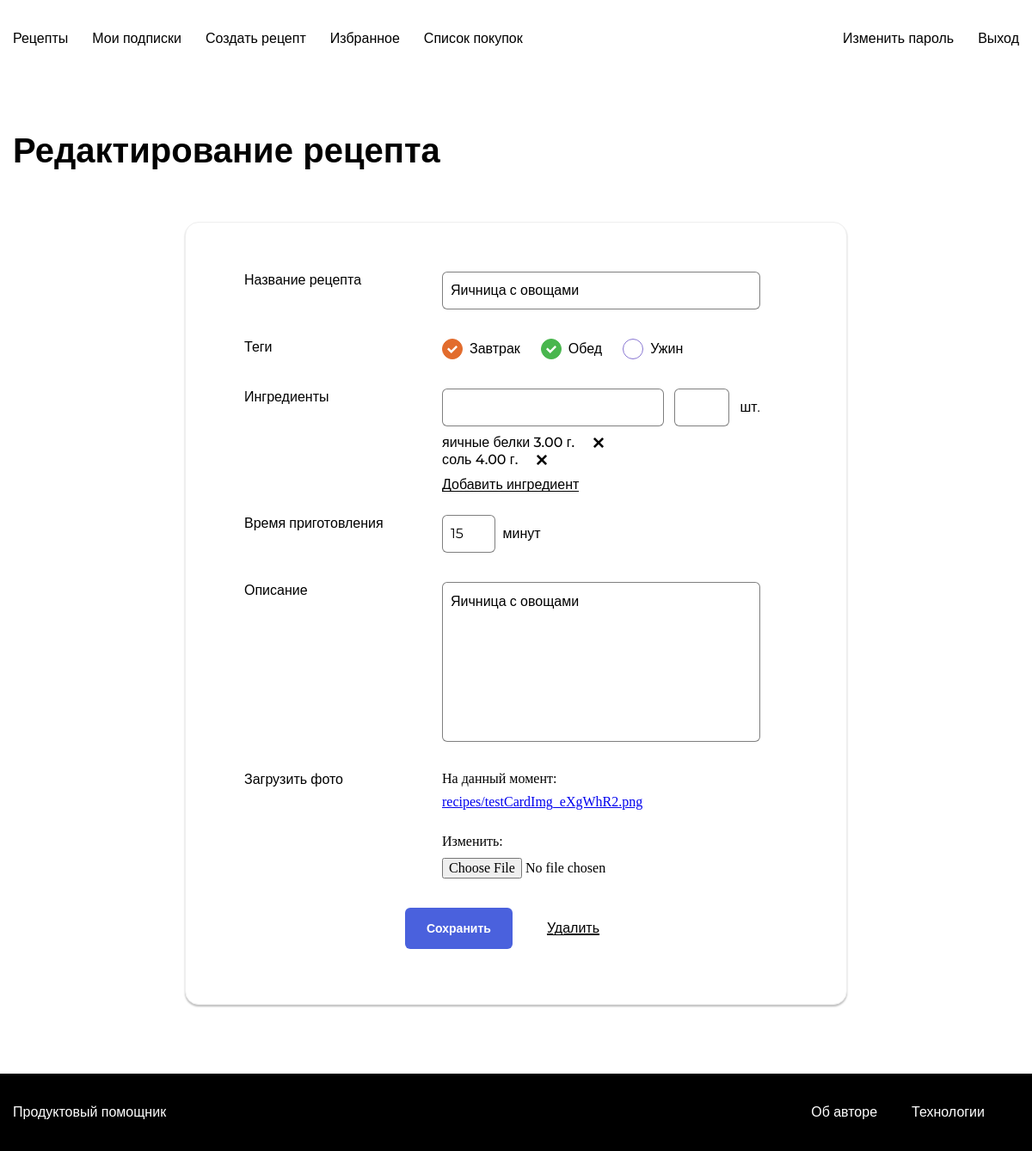
Screenshot of /recipes/yaichnitsa-s-ovoschami/edit/ (signed in) with the database file from the repository.
### recipes/models.py (models this page shows, shortened)
class Recipe(models.Model):
    author = models.ForeignKey(
        User,
        verbose_name='Автор',
        on_delete=models.CASCADE,
        related_name='recipes',
        help_text='Выберите автора рецепта'
    )
    title = models.CharField(
        max_length=200,
        unique=True,
        verbose_name='Название рецепта',
        help_text='Укажите название рецепта'
    )
    description = models.TextField(
        verbose_name='Описание',
        help_text='Укажите подробное описание рецепта',
    )
    file = models.ImageField(
        verbose_name='Загрузить фото',
        help_text='Загрузите фото приготовленного рецепта',
        upload_to='recipes/'
    )
    ingredients = models.ManyToManyField(
        Ingredient,
        verbose_name='Ингредиенты',
        through='IngredientRecipe',
        help_text='Выберите один или несколько ингредиентов',
        related_name='recipes'
    )
    tags = models.ManyToManyField(
        Tag,
        help_text='Выберите один или несколько ингредиентов тегов',
        verbose_name='Теги',
        related_name='recipes'
    )
    cooking_time = models.IntegerField(
        validators=[MinValueValidator(limit_value=1)],
        verbose_name='Время приготовления',
        help_text='Время приготовления в минутах'
    )
    slug = models.SlugField(
        verbose_name='Ссылка',
        auto_created=True,
        help_text=(
            'Заполняется автоматически по названию рецепта'
        )
    )
    pub_date = models.DateTimeField(
        verbose_name='Дата публикации',
        auto_now_add=True,
    )
    class Meta:
        verbose_name = 'Рецепт'
        verbose_name_plural = 'Рецепты'
        ordering = ('-pub_date',)

class Tag(models.Model):
    name = models.CharField(
        verbose_name='Имя',
        help_text='Введите имя тега',
        max_length=50,
        unique=True
    )
    color = models.CharField(
        verbose_name='Цвет',
        help_text='Введите цвет для тега',
        max_length=50
    )
    slug = models.SlugField(
        verbose_name='Тег',
        auto_created=True,
        help_text='Введите слаг для тега',
        unique=True
    )
    class Meta:
        verbose_name = 'Тег'
        verbose_name_plural = 'Теги'
        ordering = ('name',)

class IngredientRecipe(models.Model):
    ingredient = models.ForeignKey(
        Ingredient,
        verbose_name='Название',
        on_delete=models.CASCADE,
        related_name='ingredientsrecipe'
    )
    recipe = models.ForeignKey(
        Recipe,
        verbose_name='Рецепт',
        on_delete=models.CASCADE,
        related_name='ingredientsrecipe'
    )
    amount = models.DecimalField(
        verbose_name='Количество',
        max_digits=10,
        decimal_places=2,
        validators=[MinValueValidator(float('0.01'))]
    )

class Ingredient(models.Model):
    title = models.CharField(
        max_length=200,
        verbose_name='Название',
        help_text='Введите название ингредиента',
    )
    dimension = models.CharField(
        max_length=50,
        verbose_name='Единица измерения',
        help_text='Введите единицу измерения',
    )
    class Meta:
        verbose_name = 'Ингредиент'
        verbose_name_plural = 'Ингредиенты'

### recipes/views.py (the view)
@login_required
def recipe_edit(request, slug):
    recipe = get_object_or_404(
        Recipe.objects,
        slug=slug
    )
    is_author = recipe.author == request.user
    form = RecipeForm(
        data=request.POST or None,
        files=request.FILES or None,
        instance=recipe
    )
    ingredientsrecipe = recipe.ingredientsrecipe.all()
    if form.is_valid():
        save_recipe(request, form)
        return redirect(
            'recipe_view',
            recipe.slug,
        )
    return render(request, 'formRecipe.html', {
        'form': form,
        'recipe': recipe,
        'ingredientsrecipe': ingredientsrecipe,
        'is_author': is_author
    })

### recipes/forms.py (shortened to what this page needs)
class RecipeForm(forms.ModelForm):
    tags = forms.ModelMultipleChoiceField(
        queryset=Tag.objects.all(),
        to_field_name='slug'
    )
    class Meta:
        model = Recipe
        fields = (
            'title', 'cooking_time', 'description', 'file'
        )
        exclude = ('author', 'pub_date',)
        widgets = {
            'description': forms.Textarea(attrs={'rows': 8}),
        }

### users/templatetags/user_filters.py (called while the page is built)
@register.filter
def addclass(field, css):
    return field.as_widget(attrs={"class": css})

### templates/formRecipe.html (shortened to what this page needs)
{% extends "base.html" %}
{% load static %}
{% block styles %}
<link rel="stylesheet" href="{% static 'pages/form.css' %}">
{% endblock %}
{% block header %}
  {% if is_author %}
    Редактирование рецепта
  {% else %}
    Создание рецепта
  {% endif %}
{% endblock %}
{% block main_content %}
{% load user_filters %}
<div class="form-container">
  <form class="form" method="post" enctype="multipart/form-data">
    <div class="form__group">
      <label for="id_name" class="form__label">
          {{ form.title.field.label }}
      </label>
      <div class="form__field-group">
        {{ form.title|addclass:"form__input" }}
      </div>
    </div>
    <div class="form__group">
      <p class="form__label">Теги
      </p>
      <div class="form__field-group">
        <div class="tags">
          {% for tag in form.tags.field.choices.queryset.all %}
          <div class="tags__item">
            <input type="checkbox" name="tags" value = "{{ tag.slug }}" id="{{ tag.id }}"
            class="tags__checkbox tags__checkbox_style_{{ tag.color }}"
            {% if tag in form.instance.tags.all %} checked {% endif %}/>
            <label for="id_{{ tag.slug }}" class="tags__label">
                {{ tag.name }}
            </label>
          </div>
          {% endfor %}
        </div>
      </div>
    </div>
    <div class="form__group">
      <label for="nameIngredient" class="form__label">
        Ингредиенты
      </label>
        <div class="form__field-group">
          <div class="form__field-group-ingredientes">
            <div class="form__dropdown">
                <input type="text" id="nameIngredient" class="form__input">
            </div>
            <input type="number" id="cantidad" class="form__input" min="0">
            <label for="cantidad" class="form__label" id="cantidadVal">шт.</label>
          </div>
          <div class="form__field-group-ingredientes-container">
            {% if is_author %}
            {% for ingredient in ingredientsrecipe %}
              <div class="form__field-item-ingredient" id="ing_{{ forloop.counter }}">
                <span>
                  {{ ingredient.ingredient.title }} {{ ingredient.amount }} {{ ingredient.ingredient.dimension }}.
                </span>
                <span class="form__field-item-delete"></span>
              </div>
            {% endfor %}
            {% endif %}
          </div>
          <span class="form__ingredient-link" id="addIng">
            Добавить ингредиент
          </span>
        </div>
    </div>
    <div class="form__group">
      <label for="id_time" class="form__label">
        {{ form.cooking_time.field.label }}
      </label>
      <div class="form__field-group form__field-group_time">
        {{ form.cooking_time|addclass:"form__input" }}
        <label for="id_time" class="form__label">минут</label>
      </div>
    </div>
    <div class="form__group">
        <label for="id_description" class="form__label">
            {{ form.description.field.label }}
        </label>
        <div class="form__field-group">
            {{ form.description|addclass:"form__textarea" }}
        </div>
    </div>
    {% if is_author %}
        <div class="form__group">
            <span class="form__label">
                {{ form.file.field.label }}
            </span>
            <div class="form__field-group">
                {{ form.file }}
            </div>
        </div>
        <div class="form__footer">
            <button type="submit" class="button button_style_blue">
                Сохранить
            </button>
            <a style="margin-left: 2.5em"
            href="{% url 'recipe_delete' recipe.slug %}"
            class="form__ingredient-link">
                Удалить
            </a>
        </div>
    {% endif %}
  </form>
</div>
{% endblock %}

### static/pages/form.css (style rules this page uses)
* { box-sizing: border-box; }
html, body { min-height: 100%; }

### static/blocks/body/body.css (style rules this page uses)
.body { display: flex; flex-direction: column; }

### static/blocks/button/button.css (style rules this page uses)
.button { font-family: 'Montserrat', sans-serif; font-style: normal; font-weight: 600; font-size: 14px; background: none; border-radius: 6px; padding: 12px 24px; height: 48px; line-height: 1; text-decoration: none; border: 1px solid transparent; transition: background 0.2s; outline: none; user-select: none; cursor: pointer; width: max-content; }

### static/blocks/button/_style/button_style_blue.css (style rules this page uses)
.button_style_blue { background: #4A61DD; color: #FFFFFF; transition: background 0.2s; }

### static/blocks/form-container/form-container.css (style rules this page uses)
.form-container { display: flex; align-items: center; justify-content: center; margin-top: 59px; }

### static/blocks/form/form.css (style rules this page uses)
.form { display: flex; flex-direction: column; align-items: center; padding: 57px 100px 64px 68px; background: #FFFFFF; border: 1px solid #EEEEEE; box-shadow: 0px 2px 2px rgba(0, 0, 0, 0.25); border-radius: 16px; max-width: 770px; width: 100%; }

### static/blocks/form/__label/form__label.css (style rules this page uses)
.form__label { font-family: 'Montserrat', sans-serif; font-style: normal; font-weight: normal; font-size: 16px; line-height: 20px; color: #000000; max-width: 170px; padding: 0; margin: 0; }

### static/blocks/form/__input/form__input.css (style rules this page uses)
.form__input { background: #FFFFFF; border: 1px solid rgba(0, 0, 0, 0.5); border-radius: 6px; font-family: 'Montserrat', sans-serif; font-style: normal; font-weight: normal; font-size: 16px; line-height: 20px; color: #000000; padding: 12px 9px; max-width: 370px; width: 100%; max-height: 44px; outline: none; }

### static/blocks/form/__group/form__group.css (style rules this page uses)
.form__group { display: flex; width: 100%; margin-bottom: 25px; }

### static/blocks/form/__field-group/form__field-group.css (style rules this page uses)
.form__field-group { display: grid; grid-gap: 9px; grid-template-rows: auto; grid-template-columns: 1fr; align-items: center; margin-left: auto; max-width: 370px; width: 100%; position: relative; }

### static/blocks/form/__textarea/form__textarea.css (style rules this page uses)
.form__textarea { background: #FFFFFF; border: 1px solid rgba(0, 0, 0, 0.5); box-sizing: border-box; border-radius: 6px; resize: none; outline: none; font-family: 'Montserrat', sans-serif; font-style: normal; font-weight: normal; font-size: 16px; line-height: 20px; color: #000000; padding: 12px 9px; width: 100%; }

### static/blocks/form/__field-group-ingredientes/form__field-group-ingredientes.css (style rules this page uses)
.form__field-group-ingredientes { display: grid; grid-template-columns: 8fr 2fr 0.5fr; grid-template-rows: auto; grid-column-gap: 12px; justify-items: end; align-items: center; }

### static/blocks/form/__ingredient-link/form__ingerident-link.css (style rules this page uses)
.form__ingredient-link { font-family: 'Montserrat', sans-serif; font-style: normal; font-weight: normal; font-size: 16px; line-height: 20px; color: #000000; cursor: pointer; justify-self: start; position: relative; grid-row: auto; grid-column: 1/-1; }
.form__ingredient-link:before { content: ''; position: absolute; width: 100%; height: 1px; bottom: 2px; left: 0; background: currentColor; }

### static/blocks/form/__field-group/_time/form__field-group_time.css (style rules this page uses)
.form__field-group_time { grid-template-columns: 2fr 0.5fr 8fr }

### static/blocks/form/__dropdown/form__dropdown.css (style rules this page uses)
.form__dropdown { position: relative; width: 100%; }

### static/blocks/form/__field-item-ingredient/form__field-item-ingredient.css (style rules this page uses)
.form__field-item-ingredient { display: flex; align-items: center; font-family: 'Montserrat', sans-serif; font-style: normal; font-weight: 500; font-size: 16px; line-height: 20px; color: #000000; }

### static/blocks/form/__footer/form__footer.css (style rules this page uses)
.form__footer { display: flex; align-items: center; }

### static/blocks/form/__field-item-delete/form__field-item-delete.css (style rules this page uses)
.form__field-item-delete { display: inline-block; width: 16px; height: 16px; margin-left: 20px; background-size: contain; background: url("../../../images/icons8-delete-16.png"); cursor: pointer; }

### static/blocks/tags/tags.css (style rules this page uses)
.tags { display: flex; height: 100%; flex-direction: row; list-style: none; padding: 0; }

### static/blocks/tags/__item/tags__item.css (style rules this page uses)
.tags__item { display: flex; align-items: center; margin-right: 24px; }
.tags__item:last-child { margin-right: 0; }

### static/blocks/tags/__label/tags__label.css (style rules this page uses)
.tags__label { font-family: 'Montserrat', sans-serif; font-style: normal; font-weight: 500; font-size: 16px; line-height: 20px; color: #000000; cursor: default; }

### static/blocks/tags/__checkbox/tags__checkbox.css (style rules this page uses)
.tags__checkbox { position: relative; width: 24px; height: 24px; border-radius: 50%; color: #ddd; border: 1px solid currentColor; -webkit-appearance: none; outline: none; margin-right: 8px; cursor: pointer; }
.tags__checkbox:checked { background: currentColor; }
.tags__checkbox:checked:before { content: ''; position: absolute; background: url("../../../images/yes.svg"); width: 12px; height: 9px; top: 7px; left: 5px; }

### static/blocks/tags/__checkbox/_style/tags__checkbox_style_green.css (style rules this page uses)
.tags__checkbox_style_green { color: #49B64E; }

### static/blocks/tags/__checkbox/_style/tags__checkbox_style_orange.css (style rules this page uses)
.tags__checkbox_style_orange { color: #E26C2D; }

### static/blocks/tags/__checkbox/_style/tags__checkbox_style_purple.css (style rules this page uses)
.tags__checkbox_style_purple { color: #8775D2; }

### rows the page displays
Recipe: title "Яичница с овощами", cooking_time "15", description "Яичница с овощами"
Tag: tags "☑", name "Завтрак"
Tag: tags "☑", name "Обед"
Tag: name "Ужин"
IngredientRecipe: ingredient "яичные белки", amount "3.00", ingredient.dimension "г"
IngredientRecipe: ingredient "соль", amount "4.00", ingredient.dimension "г"
